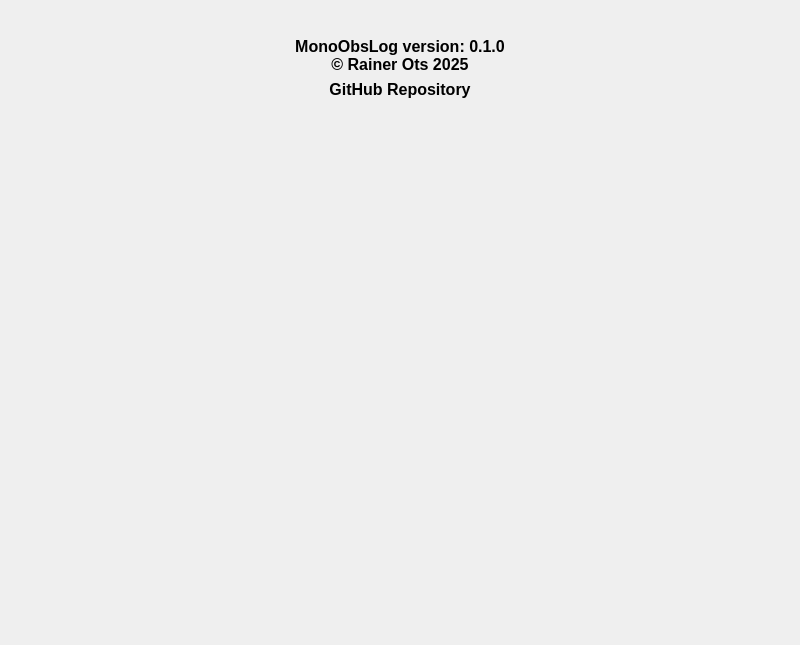
<?xml version="1.0" encoding="UTF-8"?>
<ui version="4.0">
 <class>AboutTab</class>
 <widget class="QWidget" name="AboutTab">
  <property name="geometry">
   <rect>
    <x>0</x>
    <y>0</y>
    <width>800</width>
    <height>645</height>
   </rect>
  </property>
  <layout class="QVBoxLayout" name="verticalLayout">
   <item>
    <layout class="QHBoxLayout" name="horizontalLayout">
     <item>
      <spacer name="horizontalSpacer">
       <property name="orientation">
        <enum>Qt::Orientation::Horizontal</enum>
       </property>
       <property name="sizeHint" stdset="0">
        <size>
         <width>40</width>
         <height>20</height>
        </size>
       </property>
      </spacer>
     </item>
     <item>
      <widget class="QLabel" name="iconLabel">
       <property name="sizePolicy">
        <sizepolicy hsizetype="Preferred" vsizetype="Preferred">
         <horstretch>0</horstretch>
         <verstretch>0</verstretch>
        </sizepolicy>
       </property>
       <property name="maximumSize">
        <size>
         <width>512</width>
         <height>512</height>
        </size>
       </property>
       <property name="pixmap">
        <pixmap>images/icon.png</pixmap>
       </property>
       <property name="scaledContents">
        <bool>true</bool>
       </property>
      </widget>
     </item>
     <item>
      <spacer name="horizontalSpacer_2">
       <property name="orientation">
        <enum>Qt::Orientation::Horizontal</enum>
       </property>
       <property name="sizeHint" stdset="0">
        <size>
         <width>40</width>
         <height>20</height>
        </size>
       </property>
      </spacer>
     </item>
    </layout>
   </item>
   <item>
    <widget class="QLabel" name="versionLabel">
     <property name="font">
      <font>
       <pointsize>12</pointsize>
       <bold>true</bold>
      </font>
     </property>
     <property name="text">
      <string>MonoObsLog version: 0.1.0
© Rainer Ots 2025</string>
     </property>
     <property name="textFormat">
      <enum>Qt::TextFormat::PlainText</enum>
     </property>
     <property name="alignment">
      <set>Qt::AlignmentFlag::AlignCenter</set>
     </property>
    </widget>
   </item>
   <item>
    <widget class="QLabel" name="linkLabel">
     <property name="font">
      <font>
       <pointsize>12</pointsize>
       <bold>true</bold>
      </font>
     </property>
     <property name="text">
      <string>GitHub Repository</string>
     </property>
     <property name="alignment">
      <set>Qt::AlignmentFlag::AlignCenter</set>
     </property>
     <property name="openExternalLinks">
      <bool>true</bool>
     </property>
    </widget>
   </item>
   <item>
    <spacer name="verticalSpacer">
     <property name="orientation">
      <enum>Qt::Orientation::Vertical</enum>
     </property>
     <property name="sizeHint" stdset="0">
      <size>
       <width>20</width>
       <height>40</height>
      </size>
     </property>
    </spacer>
   </item>
  </layout>
 </widget>
 <resources/>
 <connections/>
</ui>
